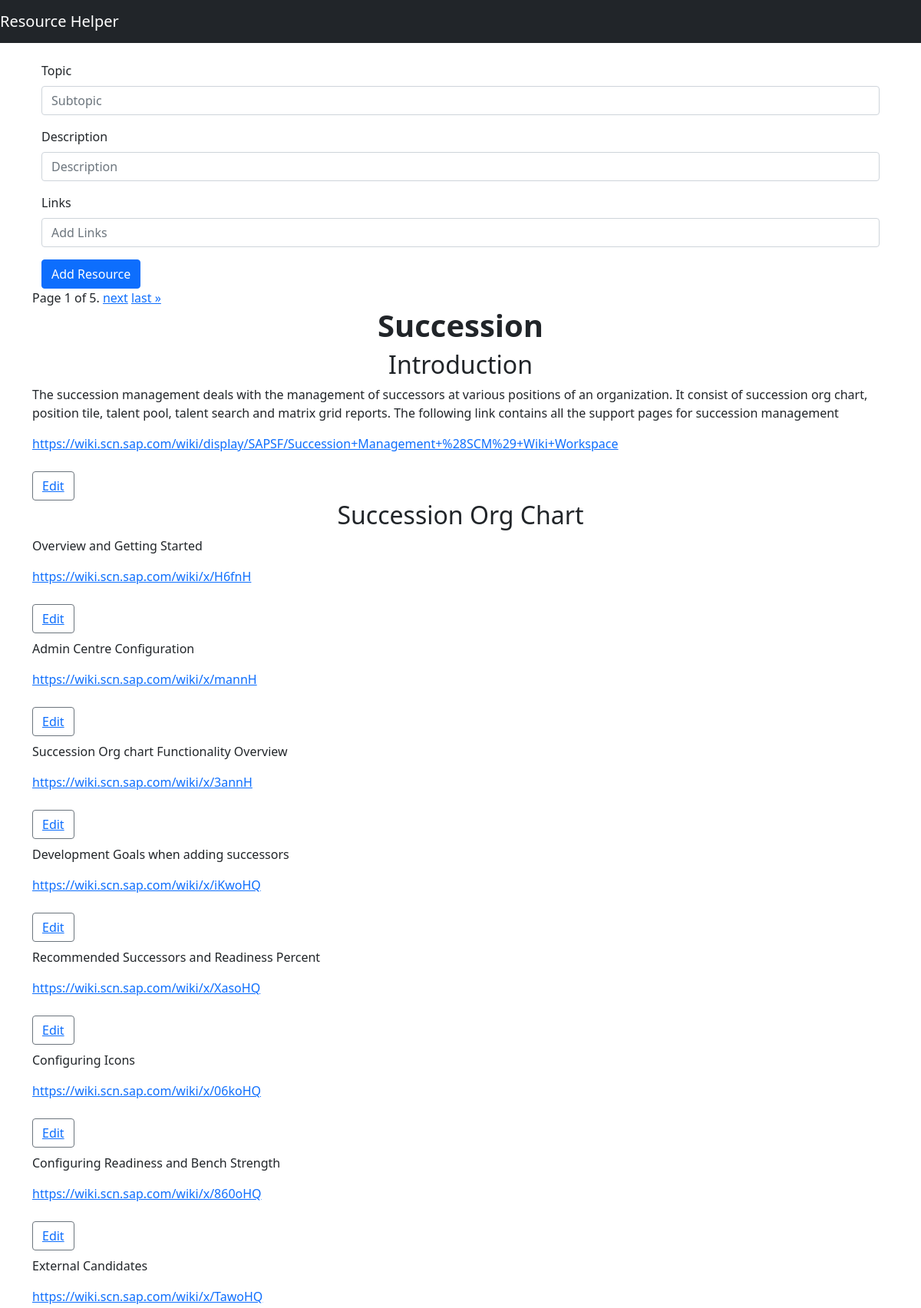
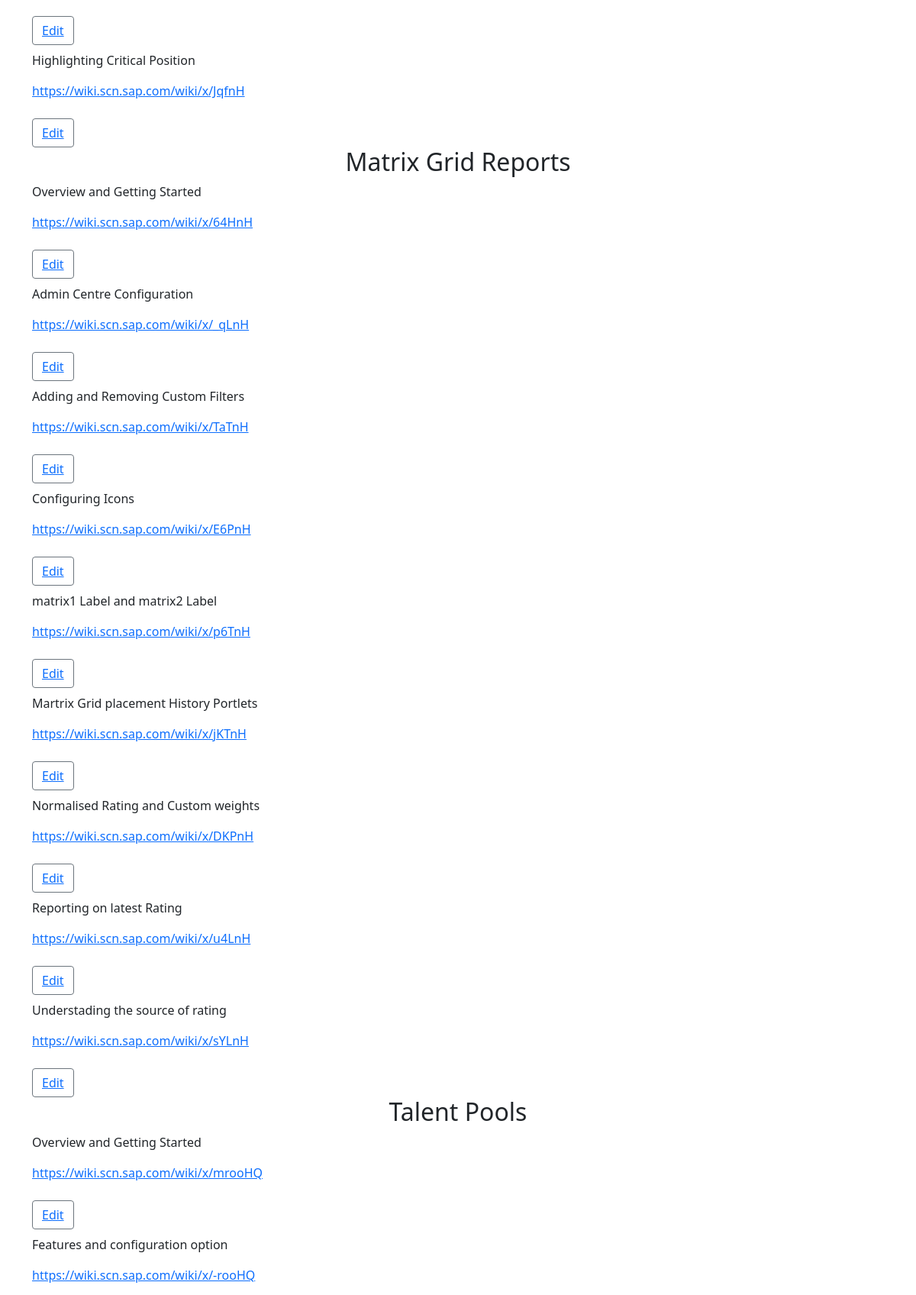
The app's page /component/23 (upper part) with its own data (2 pictures, top to bottom).
### todo_list/models.py (models this page shows, shortened)
class List(models.Model):
    item = models.CharField(max_length=200)
    completed = models.BooleanField(default=False)

class ComponentList(models.Model):
    list = models.ForeignKey(List, on_delete=models.CASCADE, null=True)
    topic = models.CharField(max_length=100)
    description = models.CharField(max_length=2000)
    link = models.CharField(max_length=1000)

### todo_list/views.py (the view)
# urls.py: path('component/<list_id>', views.component, name='component')
def component(request, list_id):
    item1 = List.objects.get(pk=list_id)
    if request.method == 'POST':
        data = request.POST
        a = ComponentList()
        a.list = item1
        a.topic = data['topic']
        a.description = data['description']
        a.link = data['link']
        a.save()
        all_items = ComponentList.objects.filter(list=item1)
        paginator = Paginator(all_items, 5)
        page_number = request.GET.get('page')
        page_obj = paginator.get_page(page_number)
        list_name = item1.item
        return render(request, 'component.html', {
            'all_items': all_items,
            'page_obj': page_obj,
            'list_id': list_id,
            'list_name': list_name
        })
    else:
        all_items = ComponentList.objects.filter(list=item1)
        paginator = Paginator(all_items, 5)
        page_number = request.GET.get('page')
        page_obj = paginator.get_page(page_number)
        list_name = item1.item
        return render(request, 'component.html', {
            'all_items': all_items,
            'page_obj': page_obj,
            'list_id': list_id,
            'list_name': list_name
        })

### todo_list/templates/component.html (shortened to what this page needs)
{% extends 'base2.html' %}
{% block content %}
<div class="container mt-3" >
    <form class="row g-3" method="POST">
      <div class="col-12">
        <label for="inputTopic" class="form-label">Topic</label>
        <input type="text" class="form-control" placeholder="Subtopic" name="topic">
      </div>
      <div class="col-12">
        <label for="inputDescription" class="form-label">Description</label>
        <input type="text" class="form-control" placeholder="Description" name="description">
      </div>
      <div class="col-12">
        <label for="inputLinks" class="form-label">Links</label>
        <input type="text" class="form-control"  placeholder="Add Links" name="link">
      </div>
      <div class="col-12">
        <button type="submit" class="btn btn-primary">Add Resource</button>
      </div>
    </form>
  </div>
    <div class="pagination">
        <span class="step-links">
            <span class="current">
                Page {{ page_obj.number }} of {{ page_obj.paginator.num_pages }}.
            </span>
            {% if page_obj.has_next %}
                <a href="?page={{ page_obj.next_page_number }}">next</a>
                <a href="?page={{ page_obj.paginator.num_pages }}">last &raquo;</a>
            {% endif %}
        </span>
    </div>
    <h1><center><strong>{{list_name}}</strong></center></h1>
    {% if all_items %}
        {% for things in all_items %}
                <h2><center>{{ things.topic }}</center></h2>
                <p>{{ things.description }}</p>
                <a href="{{things.link}}">{{ things.link }}<br/></a>
                <br>
                <button type="submit" class="btn btn-outline-secondary"><a href="{% url 'edit' things.id list_id %}">Edit<br></a></button>
                <br>
        {% endfor %}
    {% endif %}
{% endblock %}

### records on screen
List: item "Succession"
ComponentList: topic "Introduction", description "The succession management deals with the management of successors at various positions of an organization. It consist of succession org chart, position tile, talent pool, talent search and matrix grid reports. The following link contains all the support pages for succession management", link "https://wiki.scn.sap.com/wiki/display/SAPSF/Succession+Management+%28SCM%29+Wiki+Workspace"
ComponentList: topic "Succession Org Chart", description "Overview and Getting Started", link "https://wiki.scn.sap.com/wiki/x/H6fnH"
ComponentList: description "Admin Centre Configuration", link "https://wiki.scn.sap.com/wiki/x/mannH"
ComponentList: description "Succession Org chart Functionality Overview", link "https://wiki.scn.sap.com/wiki/x/3annH"
ComponentList: description "Development Goals when adding successors", link "https://wiki.scn.sap.com/wiki/x/iKwoHQ"
ComponentList: description "Recommended Successors and Readiness Percent", link "https://wiki.scn.sap.com/wiki/x/XasoHQ"
ComponentList: description "Configuring Icons", link "https://wiki.scn.sap.com/wiki/x/06koHQ"
ComponentList: description "Configuring Readiness and Bench Strength", link "https://wiki.scn.sap.com/wiki/x/860oHQ"
ComponentList: description "External Candidates", link "https://wiki.scn.sap.com/wiki/x/TawoHQ"
ComponentList: description "Highlighting Critical Position", link "https://wiki.scn.sap.com/wiki/x/JqfnH"
ComponentList: topic "Matrix Grid Reports", description "Overview and Getting Started", link "https://wiki.scn.sap.com/wiki/x/64HnH"
ComponentList: description "Admin Centre Configuration", link "https://wiki.scn.sap.com/wiki/x/_qLnH"
ComponentList: description "Adding and Removing Custom Filters", link "https://wiki.scn.sap.com/wiki/x/TaTnH"
ComponentList: description "Configuring Icons", link "https://wiki.scn.sap.com/wiki/x/E6PnH"
ComponentList: description "matrix1 Label and matrix2 Label", link "https://wiki.scn.sap.com/wiki/x/p6TnH"
ComponentList: description "Martrix Grid placement History Portlets", link "https://wiki.scn.sap.com/wiki/x/jKTnH"
ComponentList: description "Normalised Rating and Custom weights", link "https://wiki.scn.sap.com/wiki/x/DKPnH"
ComponentList: description "Reporting on latest Rating", link "https://wiki.scn.sap.com/wiki/x/u4LnH"
ComponentList: description "Understading the source of rating", link "https://wiki.scn.sap.com/wiki/x/sYLnH"
ComponentList: topic "Talent Pools", description "Overview and Getting Started", link "https://wiki.scn.sap.com/wiki/x/mrooHQ"
ComponentList: description "Features and configuration option", link "https://wiki.scn.sap.com/wiki/x/-rooHQ"

### other values on screen
{{ page_obj.number }} "1"
{{ page_obj.paginator.num_pages }} "5"
